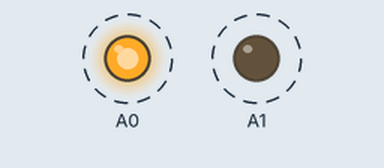
The sketch below on a simulated Arduino Uno, built with avr-gcc and run on an emulated ATmega328P. Shown: output pins drawn as LEDs (lit = HIGH). Dashed ring = blinking.

Above: at 0.05 s.
Timing chart, 0 to 3.0 s (numbered marks = the images above):
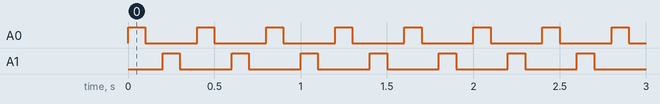

Measured:
- by itself, A0, A1: alternates HIGH for 0.10 s and LOW for 0.30 s

The sketch:

Blue_Green_LED.ino
```cpp
void setup()
{
  pinMode(A0,OUTPUT);
  pinMode(A1,OUTPUT);

  // put your setup code here, to run once:

}

void loop()
{
  digitalWrite(A0,HIGH);
  delay(100);
   digitalWrite(A0,LOW);
  delay(100);
  digitalWrite(A1,HIGH);
  delay(100);
   digitalWrite(A1,LOW);
  delay(100);
  // put your main code here, to run repeatedly:

}
```
